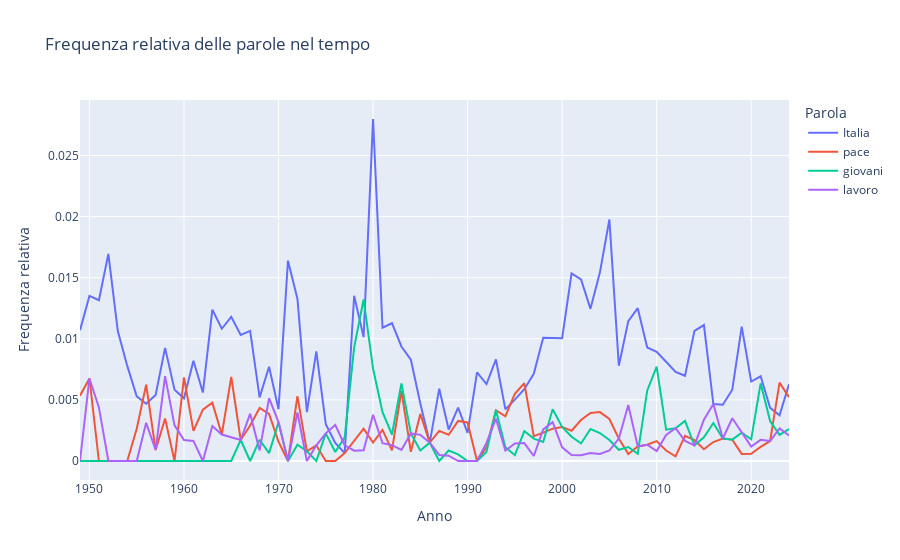

The cell this chart's notebook holds for it:
### Code cell
import plotly.express as px

# Crea il grafico interattivo con Plotly
fig = px.line(df_long, x="Anno", 
              y="Frequenza relativa", 
              color="Parola", 
              title="Frequenza relativa delle parole nel tempo",
              labels={"Anno": "Anno", "Frequenza relativa": "Frequenza relativa", "Parola": "Parola"},
              hover_data={"Anno": True, "Parola": True, "Frequenza relativa": True, "Presidente": True})

# Personalizzare il popup (hovertemplate)
fig.update_traces(
    hovertemplate=
    'Presidente: %{customdata[1]}<br>' +  # Mostra il presidente
    'Frequenza relativa: %{y:.10f}' +  # Mostra la frequenza relativa con 10 cifre decimali
    '<extra></extra>',  # Rimuove la parte extra del tooltip (di default)
    text=df_long['Parola'],  # Collega la parola al testo del tooltip
    customdata=df_long[['Anno', 'Presidente']]  # Aggiungi i dati personalizzati per ogni traccia
)

# Mostriamo il grafico
fig.update_layout(
    hovermode='x unified',  # Mostra i dati quando passi sopra un punto
    xaxis_title='Anno',
    yaxis_title='Frequenza relativa',
    title='Frequenza relativa delle parole nel tempo'
)

fig.show()
